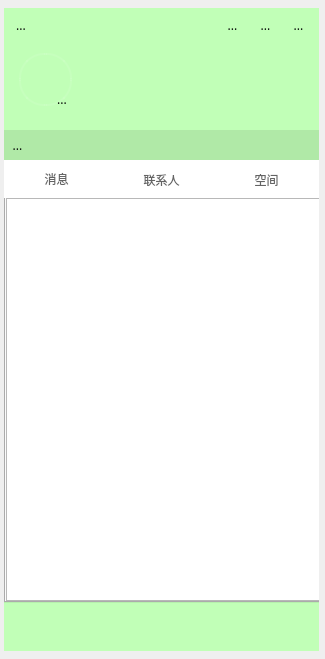
<?xml version="1.0" encoding="UTF-8"?>
<ui version="4.0">
 <class>MainWindow</class>
 <widget class="QMainWindow" name="MainWindow">
  <property name="geometry">
   <rect>
    <x>0</x>
    <y>0</y>
    <width>325</width>
    <height>659</height>
   </rect>
  </property>
  <property name="windowTitle">
   <string>Fdog</string>
  </property>
  <property name="windowIcon">
   <iconset resource="libres.qrc">
    <normaloff>:/lib/fdogicon.png</normaloff>:/lib/fdogicon.png</iconset>
  </property>
  <property name="styleSheet">
   <string notr="true">*{font-family:Microsoft YaHei;}</string>
  </property>
  <widget class="QWidget" name="centralWidget">
   <layout class="QGridLayout" name="gridLayout">
    <property name="leftMargin">
     <number>4</number>
    </property>
    <property name="topMargin">
     <number>8</number>
    </property>
    <property name="rightMargin">
     <number>6</number>
    </property>
    <property name="bottomMargin">
     <number>8</number>
    </property>
    <property name="spacing">
     <number>0</number>
    </property>
    <item row="1" column="0">
     <widget class="QWidget" name="widget" native="true">
      <property name="minimumSize">
       <size>
        <width>301</width>
        <height>601</height>
       </size>
      </property>
      <property name="styleSheet">
       <string notr="true">#widget{

background-color: rgb(193, 255, 183);
}</string>
      </property>
      <layout class="QVBoxLayout" name="verticalLayout_2">
       <property name="spacing">
        <number>0</number>
       </property>
       <property name="leftMargin">
        <number>0</number>
       </property>
       <property name="topMargin">
        <number>0</number>
       </property>
       <property name="rightMargin">
        <number>0</number>
       </property>
       <property name="bottomMargin">
        <number>0</number>
       </property>
       <item>
        <layout class="QHBoxLayout" name="horizontalLayout">
         <property name="spacing">
          <number>8</number>
         </property>
         <property name="leftMargin">
          <number>3</number>
         </property>
         <property name="topMargin">
          <number>5</number>
         </property>
         <property name="rightMargin">
          <number>3</number>
         </property>
         <property name="bottomMargin">
          <number>5</number>
         </property>
         <item>
          <spacer name="horizontalSpacer_4">
           <property name="orientation">
            <enum>Qt::Horizontal</enum>
           </property>
           <property name="sizeType">
            <enum>QSizePolicy::Fixed</enum>
           </property>
           <property name="sizeHint" stdset="0">
            <size>
             <width>4</width>
             <height>20</height>
            </size>
           </property>
          </spacer>
         </item>
         <item>
          <widget class="QToolButton" name="icon_tool">
           <property name="minimumSize">
            <size>
             <width>20</width>
             <height>20</height>
            </size>
           </property>
           <property name="maximumSize">
            <size>
             <width>20</width>
             <height>20</height>
            </size>
           </property>
           <property name="styleSheet">
            <string notr="true"/>
           </property>
           <property name="text">
            <string>...</string>
           </property>
           <property name="icon">
            <iconset resource="libres.qrc">
             <normaloff>:/lib/fdogicon.png</normaloff>:/lib/fdogicon.png</iconset>
           </property>
           <property name="iconSize">
            <size>
             <width>33</width>
             <height>33</height>
            </size>
           </property>
           <property name="checkable">
            <bool>false</bool>
           </property>
           <property name="checked">
            <bool>false</bool>
           </property>
           <property name="autoRaise">
            <bool>true</bool>
           </property>
          </widget>
         </item>
         <item>
          <spacer name="horizontalSpacer">
           <property name="orientation">
            <enum>Qt::Horizontal</enum>
           </property>
           <property name="sizeHint" stdset="0">
            <size>
             <width>40</width>
             <height>20</height>
            </size>
           </property>
          </spacer>
         </item>
         <item>
          <widget class="QToolButton" name="skin_tool">
           <property name="minimumSize">
            <size>
             <width>25</width>
             <height>25</height>
            </size>
           </property>
           <property name="maximumSize">
            <size>
             <width>25</width>
             <height>25</height>
            </size>
           </property>
           <property name="styleSheet">
            <string notr="true"/>
           </property>
           <property name="text">
            <string>...</string>
           </property>
           <property name="icon">
            <iconset resource="libres.qrc">
             <normaloff>:/lib/skin.png</normaloff>:/lib/skin.png</iconset>
           </property>
           <property name="iconSize">
            <size>
             <width>20</width>
             <height>20</height>
            </size>
           </property>
           <property name="autoRaise">
            <bool>true</bool>
           </property>
          </widget>
         </item>
         <item>
          <widget class="QToolButton" name="min_tool">
           <property name="minimumSize">
            <size>
             <width>25</width>
             <height>25</height>
            </size>
           </property>
           <property name="maximumSize">
            <size>
             <width>25</width>
             <height>25</height>
            </size>
           </property>
           <property name="text">
            <string>...</string>
           </property>
           <property name="icon">
            <iconset resource="libres.qrc">
             <normaloff>:/lib/zuixiaohua.png</normaloff>:/lib/zuixiaohua.png</iconset>
           </property>
           <property name="iconSize">
            <size>
             <width>20</width>
             <height>20</height>
            </size>
           </property>
           <property name="autoRaise">
            <bool>true</bool>
           </property>
          </widget>
         </item>
         <item>
          <widget class="QToolButton" name="close_tool">
           <property name="minimumSize">
            <size>
             <width>25</width>
             <height>25</height>
            </size>
           </property>
           <property name="maximumSize">
            <size>
             <width>25</width>
             <height>25</height>
            </size>
           </property>
           <property name="text">
            <string>...</string>
           </property>
           <property name="icon">
            <iconset resource="libres.qrc">
             <normaloff>:/lib/guanbi.png</normaloff>:/lib/guanbi.png</iconset>
           </property>
           <property name="iconSize">
            <size>
             <width>20</width>
             <height>20</height>
            </size>
           </property>
           <property name="autoRaise">
            <bool>true</bool>
           </property>
          </widget>
         </item>
         <item>
          <spacer name="horizontalSpacer_2">
           <property name="orientation">
            <enum>Qt::Horizontal</enum>
           </property>
           <property name="sizeType">
            <enum>QSizePolicy::Fixed</enum>
           </property>
           <property name="sizeHint" stdset="0">
            <size>
             <width>5</width>
             <height>20</height>
            </size>
           </property>
          </spacer>
         </item>
        </layout>
       </item>
       <item>
        <widget class="QWidget" name="widget_2" native="true">
         <property name="minimumSize">
          <size>
           <width>301</width>
           <height>87</height>
          </size>
         </property>
         <property name="maximumSize">
          <size>
           <width>301</width>
           <height>93</height>
          </size>
         </property>
         <widget class="QLabel" name="signature_label">
          <property name="geometry">
           <rect>
            <x>80</x>
            <y>40</y>
            <width>161</width>
            <height>18</height>
           </rect>
          </property>
          <property name="styleSheet">
           <string notr="true">:hover{
border-style:solid;
border-width:1px;
	border-color: rgb(108, 108, 108);
}</string>
          </property>
          <property name="text">
           <string/>
          </property>
         </widget>
         <widget class="QToolButton" name="toolButton_2">
          <property name="geometry">
           <rect>
            <x>49</x>
            <y>47</y>
            <width>18</width>
            <height>18</height>
           </rect>
          </property>
          <property name="minimumSize">
           <size>
            <width>18</width>
            <height>18</height>
           </size>
          </property>
          <property name="maximumSize">
           <size>
            <width>15</width>
            <height>15</height>
           </size>
          </property>
          <property name="text">
           <string>...</string>
          </property>
          <property name="icon">
           <iconset resource="libres.qrc">
            <normaloff>:/lib/zaixian.png</normaloff>:/lib/zaixian.png</iconset>
          </property>
          <property name="autoRaise">
           <bool>true</bool>
          </property>
         </widget>
         <widget class="QLabel" name="username_label">
          <property name="geometry">
           <rect>
            <x>80</x>
            <y>16</y>
            <width>71</width>
            <height>16</height>
           </rect>
          </property>
          <property name="font">
           <font>
            <family>Microsoft YaHei</family>
           </font>
          </property>
          <property name="text">
           <string/>
          </property>
         </widget>
         <widget class="QPushButton" name="pushButton">
          <property name="geometry">
           <rect>
            <x>15</x>
            <y>10</y>
            <width>53</width>
            <height>53</height>
           </rect>
          </property>
          <property name="cursor">
           <cursorShape>PointingHandCursor</cursorShape>
          </property>
          <property name="styleSheet">
           <string notr="true">#pushButton{
border-radius:25px;
border-style:solid;
border-width:2px;
border-color: rgba(255, 255, 255,20);
}
#pushButton::hover{
border-radius:25px;
border-style:solid;
border-width:4px;
border-color: rgb(255, 255, 255);
}



</string>
          </property>
          <property name="text">
           <string/>
          </property>
          <property name="iconSize">
           <size>
            <width>50</width>
            <height>50</height>
           </size>
          </property>
         </widget>
         <widget class="QToolButton" name="toolButton_5">
          <property name="geometry">
           <rect>
            <x>142</x>
            <y>13</y>
            <width>41</width>
            <height>21</height>
           </rect>
          </property>
          <property name="font">
           <font>
            <family>Microsoft YaHei</family>
            <weight>75</weight>
            <bold>true</bold>
           </font>
          </property>
          <property name="styleSheet">
           <string notr="true">color: rgb(255, 47, 11);
border-image: url(:/lib/dengji.png);</string>
          </property>
          <property name="text">
           <string/>
          </property>
          <property name="iconSize">
           <size>
            <width>60</width>
            <height>20</height>
           </size>
          </property>
          <property name="autoRaise">
           <bool>true</bool>
          </property>
         </widget>
         <widget class="QToolButton" name="toolButton_6">
          <property name="geometry">
           <rect>
            <x>195</x>
            <y>13</y>
            <width>40</width>
            <height>20</height>
           </rect>
          </property>
          <property name="minimumSize">
           <size>
            <width>40</width>
            <height>20</height>
           </size>
          </property>
          <property name="maximumSize">
           <size>
            <width>40</width>
            <height>20</height>
           </size>
          </property>
          <property name="layoutDirection">
           <enum>Qt::LeftToRight</enum>
          </property>
          <property name="text">
           <string/>
          </property>
          <property name="icon">
           <iconset resource="libres.qrc">
            <normaloff>:/lib/svip.png</normaloff>:/lib/svip.png</iconset>
          </property>
          <property name="iconSize">
           <size>
            <width>60</width>
            <height>20</height>
           </size>
          </property>
          <property name="autoRaise">
           <bool>true</bool>
          </property>
         </widget>
         <zorder>signature_label</zorder>
         <zorder>username_label</zorder>
         <zorder>pushButton</zorder>
         <zorder>toolButton_5</zorder>
         <zorder>toolButton_6</zorder>
         <zorder>toolButton_2</zorder>
        </widget>
       </item>
       <item>
        <layout class="QHBoxLayout" name="horizontalLayout_2">
         <property name="spacing">
          <number>0</number>
         </property>
         <item>
          <widget class="QToolButton" name="toolButton">
           <property name="minimumSize">
            <size>
             <width>27</width>
             <height>30</height>
            </size>
           </property>
           <property name="maximumSize">
            <size>
             <width>27</width>
             <height>31</height>
            </size>
           </property>
           <property name="styleSheet">
            <string notr="true">background-color:rgba(0,0,0,22);</string>
           </property>
           <property name="text">
            <string>...</string>
           </property>
           <property name="icon">
            <iconset resource="libres.qrc">
             <normaloff>:/lib/search.png</normaloff>:/lib/search.png</iconset>
           </property>
           <property name="iconSize">
            <size>
             <width>30</width>
             <height>30</height>
            </size>
           </property>
           <property name="autoRaise">
            <bool>true</bool>
           </property>
          </widget>
         </item>
         <item>
          <widget class="QLineEdit" name="lineEdit">
           <property name="minimumSize">
            <size>
             <width>272</width>
             <height>30</height>
            </size>
           </property>
           <property name="styleSheet">
            <string notr="true">background-color:rgba(0,0,0,22);border-color:rgba(0,0,0,255);color: rgba(9, 0, 3,0);border-style:none;border-width:1px;border-radius:0px;font:15px &quot;黑体&quot;;</string>
           </property>
           <property name="placeholderText">
            <string>搜索</string>
           </property>
          </widget>
         </item>
        </layout>
       </item>
       <item>
        <widget class="QTabWidget" name="tabWidget">
         <property name="minimumSize">
          <size>
           <width>318</width>
           <height>384</height>
          </size>
         </property>
         <property name="maximumSize">
          <size>
           <width>16777215</width>
           <height>16777215</height>
          </size>
         </property>
         <property name="font">
          <font>
           <family>Microsoft YaHei</family>
          </font>
         </property>
         <property name="styleSheet">
          <string notr="true">QWidget::tab{
background-color: rgb(255, 255, 255);
border-style:none;
border-width:1px;
border-radius:0px;
font:18px &quot;黑体&quot;;
height:38px;
width:105px;
	color: rgb(100, 100, 100);
}
</string>
         </property>
         <property name="currentIndex">
          <number>0</number>
         </property>
         <widget class="QWidget" name="tab">
          <attribute name="title">
           <string>消息</string>
          </attribute>
          <layout class="QVBoxLayout" name="verticalLayout_3">
           <property name="leftMargin">
            <number>0</number>
           </property>
           <property name="topMargin">
            <number>0</number>
           </property>
           <property name="rightMargin">
            <number>0</number>
           </property>
           <property name="bottomMargin">
            <number>0</number>
           </property>
           <item>
            <widget class="QListWidget" name="listWidget">
             <property name="font">
              <font>
               <family>Microsoft YaHei</family>
              </font>
             </property>
             <property name="styleSheet">
              <string notr="true">width:10px;</string>
             </property>
             <property name="autoScrollMargin">
              <number>16</number>
             </property>
             <property name="batchSize">
              <number>100</number>
             </property>
            </widget>
           </item>
          </layout>
         </widget>
         <widget class="QWidget" name="tab_2">
          <attribute name="title">
           <string>联系人</string>
          </attribute>
          <layout class="QGridLayout" name="gridLayout_2">
           <property name="leftMargin">
            <number>0</number>
           </property>
           <property name="topMargin">
            <number>0</number>
           </property>
           <property name="rightMargin">
            <number>0</number>
           </property>
           <property name="bottomMargin">
            <number>0</number>
           </property>
           <item row="0" column="0">
            <widget class="QScrollArea" name="scrollArea">
             <property name="styleSheet">
              <string notr="true">QScrollBar:vertical{
background-color:rgba(0,0,0,0);
border-color:rgba(0,0,6,0);
border-style:solid;
border-width:0px;
width:10px;
padding-top:0px;
padding-bottom:0px;
}


QScrollBar::handle:vertical{
border-style:solid;
border-width:2px;
border-radius:4px;
background-color:rgba(145,145,145,255);
border-color:rgba(0,0,0,0);
min-height:44px;}


QScrollBar::add-page:vertical,QScrollBar::sub-page:vertical{background:rgba(0,0,0,0);}


QScrollBar::sub-page:vertical,QScrollBar::sub-page:vertical{background:rgba(0,0,0,0);}</string>
             </property>
             <property name="horizontalScrollBarPolicy">
              <enum>Qt::ScrollBarAlwaysOff</enum>
             </property>
             <property name="widgetResizable">
              <bool>true</bool>
             </property>
             <widget class="QWidget" name="scrollAreaWidgetContents">
              <property name="geometry">
               <rect>
                <x>0</x>
                <y>0</y>
                <width>310</width>
                <height>396</height>
               </rect>
              </property>
              <property name="cursor">
               <cursorShape>ArrowCursor</cursorShape>
              </property>
              <property name="styleSheet">
               <string notr="true">#scrollAreaWidgetContents{
background:transparent;
}</string>
              </property>
             </widget>
            </widget>
           </item>
          </layout>
         </widget>
         <widget class="QWidget" name="tab_3">
          <attribute name="title">
           <string>空间</string>
          </attribute>
          <widget class="QScrollArea" name="scrollArea_2">
           <property name="geometry">
            <rect>
             <x>0</x>
             <y>0</y>
             <width>311</width>
             <height>411</height>
            </rect>
           </property>
           <property name="verticalScrollBarPolicy">
            <enum>Qt::ScrollBarAlwaysOff</enum>
           </property>
           <property name="widgetResizable">
            <bool>true</bool>
           </property>
           <widget class="QWidget" name="scrollAreaWidgetContents_2">
            <property name="geometry">
             <rect>
              <x>0</x>
              <y>0</y>
              <width>309</width>
              <height>409</height>
             </rect>
            </property>
            <layout class="QVBoxLayout" name="verticalLayout">
             <property name="leftMargin">
              <number>0</number>
             </property>
             <property name="topMargin">
              <number>0</number>
             </property>
             <property name="rightMargin">
              <number>0</number>
             </property>
             <property name="bottomMargin">
              <number>0</number>
             </property>
            </layout>
           </widget>
          </widget>
         </widget>
        </widget>
       </item>
       <item>
        <layout class="QHBoxLayout" name="horizontalLayout_3">
         <property name="topMargin">
          <number>9</number>
         </property>
         <property name="bottomMargin">
          <number>9</number>
         </property>
         <item>
          <spacer name="horizontalSpacer_5">
           <property name="orientation">
            <enum>Qt::Horizontal</enum>
           </property>
           <property name="sizeType">
            <enum>QSizePolicy::Fixed</enum>
           </property>
           <property name="sizeHint" stdset="0">
            <size>
             <width>5</width>
             <height>20</height>
            </size>
           </property>
          </spacer>
         </item>
         <item>
          <widget class="QToolButton" name="toolButton_4">
           <property name="minimumSize">
            <size>
             <width>30</width>
             <height>30</height>
            </size>
           </property>
           <property name="maximumSize">
            <size>
             <width>30</width>
             <height>30</height>
            </size>
           </property>
           <property name="styleSheet">
            <string notr="true"/>
           </property>
           <property name="text">
            <string/>
           </property>
           <property name="icon">
            <iconset resource="libres.qrc">
             <normaloff>:/lib/sangangy.png</normaloff>:/lib/sangangy.png</iconset>
           </property>
           <property name="iconSize">
            <size>
             <width>25</width>
             <height>25</height>
            </size>
           </property>
           <property name="autoRaise">
            <bool>true</bool>
           </property>
          </widget>
         </item>
         <item>
          <widget class="QToolButton" name="toolButton_3">
           <property name="minimumSize">
            <size>
             <width>30</width>
             <height>30</height>
            </size>
           </property>
           <property name="maximumSize">
            <size>
             <width>30</width>
             <height>30</height>
            </size>
           </property>
           <property name="styleSheet">
            <string notr="true"/>
           </property>
           <property name="text">
            <string/>
           </property>
           <property name="icon">
            <iconset resource="libres.qrc">
             <normaloff>:/lib/tianjiahaoyou.png</normaloff>:/lib/tianjiahaoyou.png</iconset>
           </property>
           <property name="iconSize">
            <size>
             <width>25</width>
             <height>25</height>
            </size>
           </property>
           <property name="autoRaise">
            <bool>true</bool>
           </property>
          </widget>
         </item>
         <item>
          <spacer name="horizontalSpacer_3">
           <property name="orientation">
            <enum>Qt::Horizontal</enum>
           </property>
           <property name="sizeHint" stdset="0">
            <size>
             <width>40</width>
             <height>20</height>
            </size>
           </property>
          </spacer>
         </item>
        </layout>
       </item>
      </layout>
     </widget>
    </item>
   </layout>
  </widget>
 </widget>
 <layoutdefault spacing="15" margin="15"/>
 <resources>
  <include location="libres.qrc"/>
 </resources>
 <connections/>
</ui>
